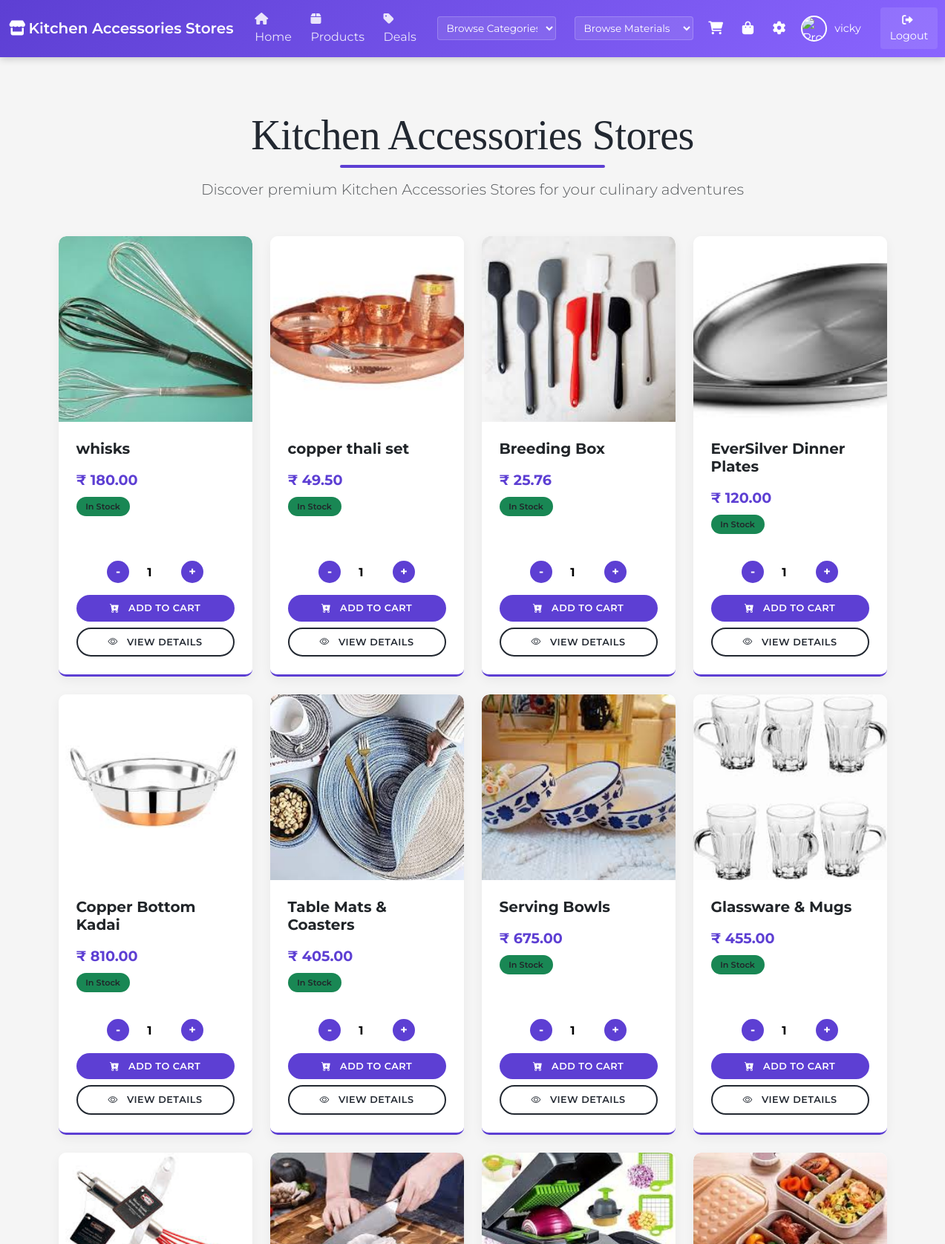
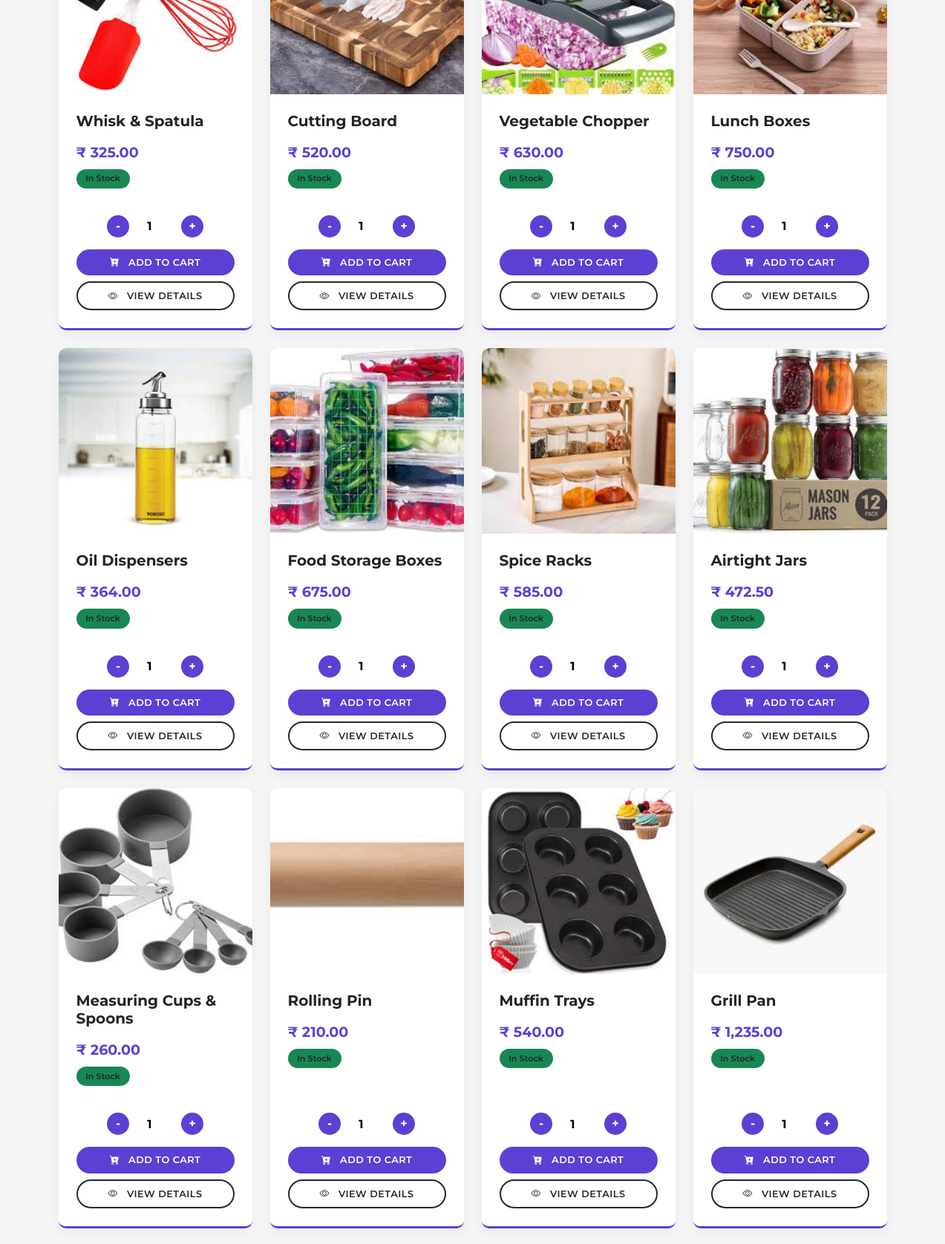
The app's page /user/category_products.php (signed in, upper part) with its own data (2 pictures, top to bottom).
### tables this page shows
CREATE TABLE `users` (
  `id` int(11) NOT NULL,
  `username` varchar(50) NOT NULL,
  `email` varchar(100) NOT NULL,
  `phone` varchar(20) NOT NULL,
  `address_line1` varchar(255) NOT NULL,
  `city` varchar(100) NOT NULL,
  `state` varchar(100) NOT NULL,
  `postal_code` varchar(20) NOT NULL,
  `user_type` enum('user','admin') NOT NULL,
  `password` varchar(255) NOT NULL,
  `profile_image` varchar(255) NOT NULL,
  `created_at` timestamp NOT NULL DEFAULT current_timestamp(),
  `theme_preference` varchar(10) DEFAULT 'light',
  `color_scheme` varchar(10) DEFAULT 'default',
  `font_size` varchar(10) DEFAULT 'medium',
  `auto_logout` int(11) DEFAULT 30,
  `theme` varchar(10) DEFAULT 'light',
  `primary_color` varchar(7) DEFAULT '#5D3FD3',
  `secondary_color` varchar(7) DEFAULT '#f39c12',
  `font_color` varchar(7) DEFAULT '#333333',
  `auto_logout_time` int(11) DEFAULT 1800
);

CREATE TABLE `products` (
  `id` int(11) NOT NULL,
  `product_id` varchar(20) NOT NULL,
  `product_name` varchar(255) NOT NULL,
  `product_quantity` int(11) NOT NULL,
  `reorder_level` int(11) DEFAULT 10,
  `barcode_path` varchar(255) DEFAULT NULL,
  `product_price` decimal(10,2) NOT NULL,
  `agency_id` int(11) NOT NULL,
  `profit_percent` decimal(5,2) NOT NULL,
  `selling_price` decimal(10,2) NOT NULL,
  `product_image` varchar(255) DEFAULT NULL,
  `material` varchar(100) NOT NULL,
  `product_category` varchar(100) NOT NULL,
  `is_visible` tinyint(1) DEFAULT 1,
  `created_at` timestamp NOT NULL DEFAULT current_timestamp(),
  `updated_at` timestamp NULL DEFAULT NULL ON UPDATE current_timestamp(),
  `status` varchar(20) DEFAULT 'active'
);

### user/category_products.php (the view, shortened to what this page needs)
<?php
include '../config.php';
include 'navbar.php';
$selectedCategory = isset($_GET['category']) ? $_GET['category'] : '';
if (!empty($selectedCategory)) {
    $query = "SELECT p.*, a.agency_name
              FROM products p
              LEFT JOIN agencies a ON p.agency_id = a.id
              WHERE p.product_category = ? AND p.status = 'active' AND p.is_visible = 1
              ORDER BY p.created_at DESC";
    $stmt = $conn->prepare($query);
    $stmt->bind_param("s", $selectedCategory);
    $stmt->execute();
    $result = $stmt->get_result();
} else {
    $query = "SELECT p.*, a.agency_name
              FROM products p
              LEFT JOIN agencies a ON p.agency_id = a.id
              WHERE p.status = 'active' AND p.is_visible = 1
              ORDER BY p.created_at DESC";
    $result = $conn->query($query);
}
$products = array();
if ($result->num_rows > 0) {
    while ($product = $result->fetch_assoc()) {
        $products[] = $product;
    }
}
?>
<!DOCTYPE html>
<html lang="en">
<head>
    <link href="https://cdn.jsdelivr.net/npm/bootstrap@5.3.0/dist/css/bootstrap.min.css" rel="stylesheet" />
    <link href="https://cdn.jsdelivr.net/npm/bootstrap-icons@1.10.3/font/bootstrap-icons.css" rel="stylesheet" />
    <link href="https://unpkg.com/aos@2.3.1/dist/aos.css" rel="stylesheet">
</head>
<body>
    <div class="container py-5">
        <div class="text-center mb-5">
            <h2 class="page-title display-4 mb-4">
                <?= !empty($selectedCategory) ? htmlspecialchars($selectedCategory) : 'Kitchen Accessories Stores' ?>
            </h2>
            <p class="lead text-muted">
                <?= !empty($selectedCategory)
                    ? "Premium $selectedCategory for your kitchen"
                    : "Discover premium Kitchen Accessories Stores for your culinary adventures" ?>
            </p>
        </div>
        <div class="row">
            <?php if (!empty($products)) :
                foreach ($products as $index => $product) :
                    $product_image = (!empty($product['product_image']) && file_exists($product['product_image']))
                        ? $product['product_image']
                        : '../uploads/products/default-product.jpg';
                    if ($product['product_quantity'] < 1) {
                        $stock_status = "<span class='stock-badge bg-danger'>Out of Stock</span>";
                    } elseif ($product['product_quantity'] < 5) {
                        $stock_status = "<span class='stock-badge bg-warning text-dark'>Limited Stock</span>";
                    } else {
                        $stock_status = "<span class='stock-badge bg-success'>In Stock</span>";
                    }
                    $delay = $index * 100;
            ?>
                    <div class="col-6 col-md-4 col-lg-3 mb-4" data-aos="fade-up" data-aos-delay="<?= $delay ?>">
                        <div class="card h-100 product-card">
                            <div class="overflow-hidden">
                                <img src="<?= htmlspecialchars($product_image); ?>" class="card-img-top" alt="<?= htmlspecialchars($product['product_name']); ?>" onerror="this.src='../uploads/products/default-product.jpg';">
                            </div>
                            <div class="card-body d-flex flex-column">
                                <h5 class="card-title fw-bold mb-3"><?= htmlspecialchars($product['product_name']); ?></h5>
                                <p class="product-price mb-2">₹ <?= number_format($product['selling_price'], 2); ?></p>
                                <p class="mb-3"><?= $stock_status; ?></p>
                                <form method="post" action="" class="mt-auto">
                                    <div class="quantity-control">
                                        <button type="button" class="quantity-btn" onclick="updateQuantity(this, -1)">-</button>
                                        <input type="number" name="quantity" value="1" min="1" max="<?= $product['product_quantity']; ?>" class="quantity-input" readonly>
                                        <button type="button" class="quantity-btn" onclick="updateQuantity(this, 1, <?= $product['product_quantity']; ?>)">+</button>
                                    </div>
                                    <div class="d-grid gap-2">
                                        <button type="submit" name="add_to_cart" class="btn btn-cart" <?= ($product['product_quantity'] < 1) ? 'disabled' : ''; ?>>
                                            <i class="bi bi-cart-plus-fill me-2"></i> Add to Cart
                                        </button>
                                        <a href="product_detail.php?id=<?= $product['id']; ?>" class="btn btn-details">
                                            <i class="bi bi-eye me-2"></i> View Details
                                        </a>
                                    </div>
                                </form>
                            </div>
                        </div>
                    </div>
            <?php
                endforeach;
            else :
                echo '<div class="col-12"><div class="alert alert-info text-center">No products available' . (!empty($selectedCategory) ? ' in this category' : '') . ' at the moment.</div></div>';
            endif;
            ?>
        </div>
    </div>
</body>
</html>

### user/navbar.php (shortened to what this page needs)
<?php
require_once '../config.php';
$user_id = $_SESSION['user_id'];
$stmt = $conn->prepare("SELECT username, profile_image FROM users WHERE id = ?");
$stmt->bind_param("i", $user_id);
$stmt->execute();
$result = $stmt->get_result();
$user = $result->fetch_assoc();
$profile_image = "../uploads/profilephoto/default-avatar.png";
if (!empty($user['profile_image'])) {
    if (strpos($user['profile_image'], 'uploads/profilephoto/') !== false) {
        $profile_image = "../" . $user['profile_image'];
    } else {
        $profile_image = "../uploads/profilephoto/" . $user['profile_image'];
    }
    if (!file_exists($profile_image)) {
        $profile_image = "../uploads/profilephoto/default-avatar.png";
    }
}
?>
<!DOCTYPE html>
<html lang="en">
<head>
    <link href="https://cdn.jsdelivr.net/npm/bootstrap@5.3.0-alpha1/dist/css/bootstrap.min.css" rel="stylesheet">
    <link rel="stylesheet" href="https://cdnjs.cloudflare.com/ajax/libs/font-awesome/6.0.0/css/all.min.css">
</head>
<body>
    <nav class="navbar navbar-expand-lg navbar-dark">
        <div class="container-fluid">
            <a class="navbar-brand" href="">
                <i class="fas fa-store me-1"></i>Kitchen Accessories Stores
            </a>
            <div class="collapse navbar-collapse" id="navbarNav">
                <ul class="navbar-nav me-auto">
                    <li class="nav-item">
                        <a class="nav-link active" href="index.php"><i class="fas fa-home me-1"></i>Home</a>
                    </li>
                    <li class="nav-item">
                        <a class="nav-link" href="products.php"><i class="fas fa-box me-1"></i>Products</a>
                    </li>
                    <li class="nav-item">
                        <a class="nav-link" href="deals.php"><i class="fas fa-tag me-1"></i>Deals</a>
                    </li>
                </ul>
                <div class="dropdown-container">
                    <div class="nav-selector">
                        <select id="categoryDropdown" onchange="navigateToCategory()">
                            <option value="">Browse Categories</option>
                        </select>
                    </div>
                    <div class="nav-selector">
                        <select id="materialDropdown" onchange="navigateToMaterial()">
                            <option value="">Browse Materials</option>
                        </select>
                    </div>
                </div>
                <div class="d-flex align-items-center gap-3 ms-3">
                    <div class="position-relative">
                        <a href="cart.php" class="nav-icon">
                            <i class="fas fa-shopping-cart"></i>
                        </a>
                    </div>
                    <div class="position-relative">
                        <a href="orders.php" class="nav-icon">
                            <i class="fas fa-shopping-bag"></i>
                        </a>
                    </div>
                    <button id="settingsBtn" class="nav-icon" style="background: none; border: none;">
                        <i class="fas fa-cog"></i>
                    </button>
                    <a href="profile.php" class="profile-link">
                        <img src="<?php echo htmlspecialchars($profile_image); ?>" alt="Profile" class="navbar-profile-image">
                        <span class="username-display"><?php echo htmlspecialchars($user['username']); ?></span>
                    </a>
                    <form method="get" action="">
                        <button type="submit" name="logout" class="logout-btn">
                            <i class="fas fa-sign-out-alt me-1"></i>Logout
                        </button>
                    </form>
                </div>
            </div>
        </div>
    </nav>
</body>
</html>

### user/navbar.php (style rules this page uses)
:root { --primary-color: #5D3FD3; --secondary-color: #f39c12; --dark-color: #222831; --light-color: #f5f5f5; }
body { font-family: 'Poppins', sans-serif; }
.navbar { background: linear-gradient(135deg, var(--primary-color), #8a65ff); box-shadow: 0 2px 10px rgba(0, 0, 0, 0.2); padding: 0.5rem 1rem; }
.navbar-brand { font-weight: 600; font-size: 1.1rem; color: #fff !important; }
.nav-link { font-weight: 500; font-size: 0.9rem; color: rgba(255, 255, 255, 0.85) !important; padding: 0.4rem 0.8rem !important; transition: all 0.2s ease; }
.navbar-profile-image { width: 35px; height: 35px; border-radius: 50%; object-fit: cover; border: 2px solid #fff; margin-right: 10px; transition: transform 0.2s ease; }
.nav-icon { font-size: 1.1rem; color: white; padding: 0.3rem; transition: transform 0.2s ease; }
.logout-btn { background-color: rgba(255, 255, 255, 0.1); color: white !important; padding: 0.4rem 0.8rem; border-radius: 4px; font-size: 0.9rem; transition: all 0.3s ease; text-decoration: none; border: none; cursor: pointer; }
.username-display { font-size: 0.9rem; margin-right: 10px; }
.profile-link { display: flex; align-items: center; text-decoration: none; color: white !important; transition: all 0.2s ease; }
.nav-selector { width: 160px; margin-left: 15px; }
.nav-selector select { background-color: rgba(255, 255, 255, 0.1); color: white; border: 1px solid rgba(255, 255, 255, 0.2); border-radius: 4px; padding: 4px 8px; cursor: pointer; transition: all 0.3s ease; font-size: 0.85rem; width: 100%; height: 32px; }
.nav-selector option { background-color: var(--primary-color); color: white; }
.dropdown-container { display: flex; gap: 10px; align-items: center; }

### user/category_products.php (style rules this page uses)
:root { --primary-color: #5D3FD3; --secondary-color: #f39c12; --accent-color: #2ecc71; --dark-color: #222831; --light-color: #f5f5f5; }
body { background-color: var(--light-color); font-family: 'Montserrat', sans-serif; overflow-x: hidden; }
.page-title { font-family: 'Playfair Display', serif; color: var(--dark-color); letter-spacing: -0.5px; position: relative; display: inline-block; }
.page-title::after { content: ''; position: absolute; width: 60%; height: 4px; background: var(--primary-color); bottom: -10px; left: 20%; border-radius: 10px; }
.product-card { transition: all 0.4s cubic-bezier(0.175, 0.885, 0.32, 1.275); border: none; overflow: hidden; border-radius: 10px; margin-bottom: 20px; box-shadow: 0 5px 15px rgba(0, 0, 0, 0.05); border-bottom: 3px solid var(--primary-color); }
.product-card img { transition: transform 0.8s ease; height: 200px; width: 100%; object-fit: cover; border-radius: 10px 10px 0 0; }
.card-body { background-color: #fff; padding: 1.5rem; border-radius: 0 0 10px 10px; }
.product-price { font-size: 1.2rem; font-weight: 700; color: var(--primary-color); }
.btn-cart { border: none; padding: 0.5rem 1.2rem; border-radius: 50px; font-weight: 600; letter-spacing: 0.5px; text-transform: uppercase; font-size: 0.8rem; transition: all 0.3s ease; background-color: var(--primary-color); color: white; }
.btn-details { padding: 0.5rem 1.2rem; border-radius: 50px; font-weight: 600; letter-spacing: 0.5px; text-transform: uppercase; font-size: 0.8rem; background-color: transparent; transition: all 0.3s ease; color: var(--dark-color); border: 2px solid var(--dark-color); }
.quantity-control { display: flex; align-items: center; justify-content: center; margin-bottom: 1rem; }
.quantity-btn { width: 30px; height: 30px; border-radius: 50%; border: none; display: flex; align-items: center; justify-content: center; font-weight: bold; cursor: pointer; transition: all 0.3s ease; background-color: var(--primary-color); color: white; }
.quantity-input { width: 50px; height: 30px; text-align: center; border: none; background: transparent; font-weight: bold; margin: 0 10px; }
.stock-badge { font-weight: 600; padding: 0.3rem 0.8rem; border-radius: 50px; font-size: 0.7rem; display: inline-block; }
@media (min-width: 992px) { .product-card img { height: 250px; } }

### records on screen
users: username "vicky"
products: product_image (picture), product_name "whisks", selling_price "180.00", product_quantity "In Stock"
products: product_image (picture), product_name "copper thali set", selling_price "49.50", product_quantity "In Stock"
products: product_image (picture), product_name "Breeding Box", selling_price "25.76", product_quantity "In Stock"
products: product_image (picture), product_name "EverSilver Dinner Plates", selling_price "120.00", product_quantity "In Stock"
products: product_image (picture), product_name "Copper Bottom Kadai", selling_price "810.00", product_quantity "In Stock"
products: product_image (picture), product_name "Table Mats & Coasters", selling_price "405.00", product_quantity "In Stock"
products: product_image (picture), product_name "Serving Bowls", selling_price "675.00", product_quantity "In Stock"
products: product_image (picture), product_name "Glassware & Mugs", selling_price "455.00", product_quantity "In Stock"
products: product_image (picture), product_name "Whisk & Spatula", selling_price "325.00", product_quantity "In Stock"
products: product_image (picture), product_name "Cutting Board", selling_price "520.00", product_quantity "In Stock"
products: product_image (picture), product_name "Vegetable Chopper", selling_price "630.00", product_quantity "In Stock"
products: product_image (picture), product_name "Lunch Boxes", selling_price "750.00", product_quantity "In Stock"
products: product_image (picture), product_name "Oil Dispensers", selling_price "364.00", product_quantity "In Stock"
products: product_image (picture), product_name "Food Storage Boxes", selling_price "675.00", product_quantity "In Stock"
products: product_image (picture), product_name "Spice Racks", selling_price "585.00", product_quantity "In Stock"
products: product_image (picture), product_name "Airtight Jars", selling_price "472.50", product_quantity "In Stock"
products: product_image (picture), product_name "Measuring Cups & Spoons", selling_price "260.00", product_quantity "In Stock"
products: product_image (picture), product_name "Rolling Pin", selling_price "210.00", product_quantity "In Stock"
products: product_image (picture), product_name "Muffin Trays", selling_price "540.00", product_quantity "In Stock"
products: product_image (picture), product_name "Grill Pan", selling_price "1,235.00", product_quantity "In Stock"
